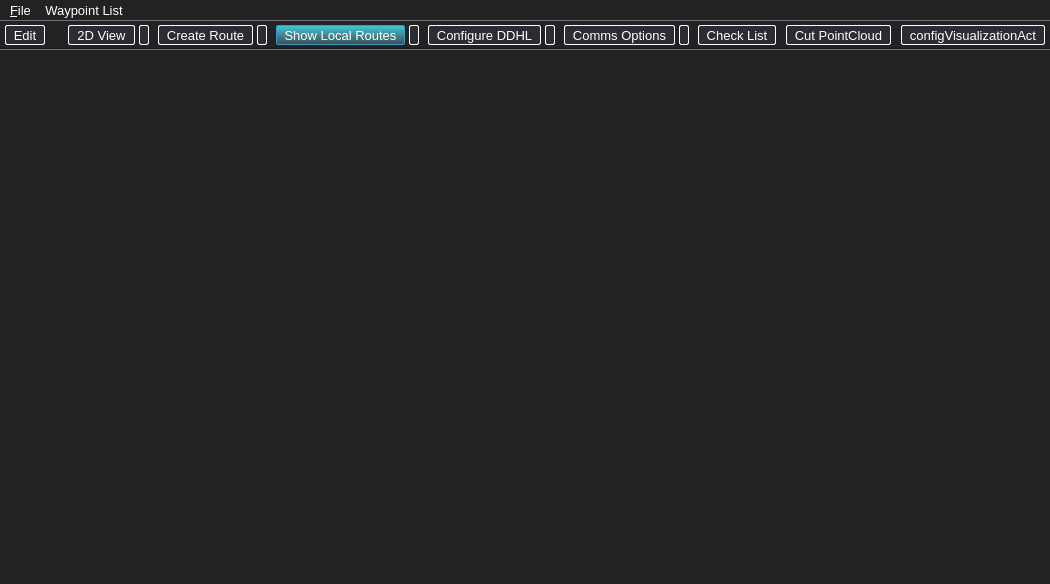
<?xml version="1.0" encoding="UTF-8"?>
<ui version="4.0">
 <class>MainWindowUi</class>
 <widget class="QMainWindow" name="MainWindowUi">
  <property name="geometry">
   <rect>
    <x>0</x>
    <y>0</y>
    <width>993</width>
    <height>584</height>
   </rect>
  </property>
  <property name="windowIcon">
   <iconset resource="../images.qrc">
    <normaloff>:/images/gcs-icon</normaloff>:/images/gcs-icon</iconset>
  </property>
  <property name="styleSheet">
   <string notr="true">QMainWindow::separator {
	background-color: #323235;
	width: 3px;
	height: 3px;
}

QMainWindow::separator:hover {
	background: blue;
}


QWidget {
	background-color: #222224;
	color: white;
	font-size: 10pt;
}

QWidget:focus
{
	border: 2px solid #379AC3;
	/*background-color: rgba(55, 154, 195, 80);*/
}


QLabel:disabled {
	color: grey;
}


QProgressBar {
	border: 1px solid #4A4A4F;
	border-radius: 4px;
	text-align: center;
	background-color: #111118;
}

QProgressBar::chunk {
	background-color: #3C7B9E;
}


QSpinBox,
QDoubleSpinBox,
QDateEdit,
QTimeEdit {
	background-color: #1E2929;
	border: 1px solid white;
	border-radius: 5px;
	selection-background-color: #379AC3;
}

QSpinBox:disabled,
QDoubleSpinBox:disabled,
QDateEdi:disabledt,
QTimeEdit:disabled  {
    border-color: grey;
	color: grey;
}

QDockWidget {
	border: 2px solid #66666B;
	border-radius: 1px;
}

QDockWidget::title {
	background-color: qlineargradient(x1: 0, y1: 0, x2: 0, y2: 1, stop: 0 #3F556A, stop: 1 #293645);    
	text-align: center;
	border-bottom: 2px solid #2C3A4A;
}

QDockWidget::close-button, 
QDockWidget::float-button {
	spacing: 1px;
	border: 1px solid transparent;
	border-radius: 2px;
	background: transparent;
	padding: 0px;
}

QDockWidget::close-button:hover, 
QDockWidget::float-button:hover {
	background: rgba(255, 255, 255, 10);
}

QDockWidget::close-button:pressed, 
QDockWidget::float-button:pressed {
	padding: 1px -1px -1px 1px;
}


QMenuBar::item {
    background-color: transparent;
}

QMenuBar::item:selected {
    background-color: #379AC3;
	border: 1px solid grey;
    border-bottom-color: transparent;
    border-top-left-radius: 4px;
    border-top-right-radius: 4px;
}

QMenuBar::item:disabled {
	color: grey;
}


QMenu {
	border: 1px solid #379AC3;
}

QMenu::separator {
	height: 1px;
	background: #379AC3;
	margin-top: 8px;
	margin-bottom: 4px;
	margin-left: 5px;
	margin-right: 5px;
 }

QMenu::item {
	padding: 2px 20px 2px 20px;
}

QMenu::item:disabled {
	color: grey;
}

QMenu::item:selected {
    background-color: #379AC3;
	border: 1px solid grey;
}


QToolButton {
	background-color: #2C2C34;
	border: 1px solid white;
	border-radius: 2px;
	margin: 1px;
	padding-left: 2px;
	padding-right: 2px;
}

QToolButton:disabled {
	border-color: grey;
}

QToolButton:checked {
	background-color: qlineargradient(x1: 0, y1: 0, x2: 0, y2: 1, stop: 0 #3FC9D7, stop: 1 #414B52);
	border-color: #379AC3;
}

QToolButton:checked:disabled {
	background-color: #898C90;
	border-color: grey;
}

QToolButton:pressed {
	background-color: qlineargradient(x1: 0, y1: 0, x2: 0, y2: 1, stop: 0 #bbbbbb, stop: 1 #b0b0b0);
	border-color: #379AC3;
}


QComboBox {
	background-color: #1E2929;
	color: white;
    border: 1px solid white;
    border-radius: 2px;
    padding: 1px 18px 1px 32px;
}

QComboBox:disabled {
	color: grey;
    border-color: grey;
}

QComboBox::separator {
	height: 1px;
	background: #379AC3;
	margin-left: 5px;
	margin-right: 5px;
}

QComboBox::item:disabled {
	color: grey;
}

QComboBox::item:selected {
    background-color: #379AC3;
}


QDialog {
	border: 1px solid white;
  	border-radius: 2px;
}


QTabWidget::pane {
	border: 1px solid white;
}


QTabBar {
	outline: none
}

QTabBar::tab {
    background-color: qlineargradient(x1: 0, y1: 0, x2: 0, y2: 1, stop: 0 #090909, stop: 1 #353535);
    border: 1px solid white;
    border-bottom-color: transparent;
    border-top-left-radius: 4px;
    border-top-right-radius: 4px;
    min-width: 8ex;
    padding: 2px;
}

QTabBar::tab:selected, QTabBar::tab:hover {
	background-color: #379AC3;
}

QTabBar::tab:!selected {
	margin-top: 2px;
}

QTabBar::tab:focus
{
	border: 1px solid #379AC3;
}


QToolTip {
    background-color: #3D5368;
    border: 1px solid #379AC3;
    border-radius: 2px;
    color: #DDDDDF;
}


QSlider {
    background-color: transparent;
}

QSlider::groove:horizontal {
     border: 1px solid #999999;
     height: 4px; 
     background: qlineargradient(x1:0, y1:0, x2:0, y2:1, stop:0 #4A4A4F, stop:1 #4A4A4F);
     margin: 2px 0;
 }

 QSlider::groove:disabled:horizontal {
     border: 1px solid #454545;
     height: 4px; 
     background: qlineargradient(x1:0, y1:0, x2:0, y2:1, stop:0 #4A4A4F, stop:1 #4A4A4F);
     margin: 2px 0;
 }

 QSlider::handle:horizontal {
     background-color: qlineargradient(x1: 0, y1: 0, x2: 0, y2: 1, stop: 0 #232228, stop: 1 #020208);
     border: 2px solid #379AC3;
     width: 18px;
     margin: -5px 0; 
     border-radius: 3px;
 }

 QSlider::handle:disabled:horizontal {
     background-color: qlineargradient(x1: 0, y1: 0, x2: 0, y2: 1, stop: 0 #535258, stop: 1 #050508);
     border: 2px solid #444444;
     width: 18px;
     margin: -5px 0;
     border-radius: 3px;
 }

 QSlider::groove:vertical {
     border: 1px solid #999999;
     width: 4px; 
     background: qlineargradient(x1:0, y1:0, x2:1, y2:0, stop:0 #4A4A4F, stop:1 #4A4A4F);
     margin: 2px 0;
 }

 QSlider::handle:vertical {
     background-color: qlineargradient(x1: 0, y1: 0, x2: 1, y2: 0, stop: 0 #232228, stop: 1 #020208);
     border: 2px solid #379AC3;
     height: 18px;
     margin: 0 -5px; 
     border-radius: 3px;
 }


QRadioButton{
    width: 13px;
    height: 13px;
    padding: 3px 3px 3px 3px;
	outline: none;
}

QRadioButton:disabled {
	color: grey;
	border-color: grey;
}

QRadioButton::indicator{
    border: 1px solid white;
    border-radius: 5px;
    color: white;
    width: 10px;
    height: 10px;
    margin: 2px 2px 2px 2px;
}

QRadioButton::indicator:disabled{
    color: grey;
	border-color: grey;
}

QRadioButton::indicator:checked {
    background-color: #379AC3;
}

QRadioButton::indicator:checked:disabled{
    color: grey;
	border-color: grey;
	background-color: grey;
}

QPlainTextEdit,
QTextEdit,
QLineEdit {
	background-color: #1E2929;
	/*border: 1px solid #777777;*/
	border: 1px solid white;
	/*border-radius: 2px;*/
	border-radius: 5px;
	selection-background-color: #379AC3;
}

QPlainTextEdit:disabled,
QTextEdit:disabled,
QLineEdit:disabled  {
	border-color: grey;
	color: grey;
}


QPushButton {
	border: 1px solid white;
	border-radius: 2px;
	background-color: qlineargradient(x1: 0, y1: 0, x2: 0, y2: 1, stop: 0 #59666f, stop: 1 #414B52);
	outline: none
}

QPushButton:disabled {
    color: grey;
}

QPushButton:checked {
	background-color: qlineargradient(x1: 0, y1: 0, x2: 0, y2: 1, stop: 0 #09A2B2, stop: 1 #414B52);
}

QPushButton:pressed {
	background-color: qlineargradient(x1: 0, y1: 0, x2: 0, y2: 1, stop: 0 #bbbbbb, stop: 1 #b0b0b0);
}


QTreeView,
QListView ,
QTableWidget{
	background: #1E2929;
	alternate-background-color: #223335;
	show-decoration-selected: 1;
}

QTreeView::item:!has-children:hover,
QListView::item:hover {
    background-color: #379AC3;
}

QTreeView::item:selected,
QListView::item:selected {
    background-color: #379AC3;
	border: 1px solid grey;
    border-right-color:transparent;
	border-left-color:transparent;
}

QTreeView::branch:!has-children:hover {
    background-color: #379AC3;
}

QTreeView::branch:selected {
    background-color: #379AC3;
	border: 1px solid grey;
    border-right-color:transparent;
	border-left-color:transparent;
}

QHeaderView::section {
    background-color: #221113;
	color: white;
	border: 1px solid #6c6c6c;
}

QHeaderView::section:checked
{
    background-color: darkgrey;
}

QHeaderView::section:disabled {
	color: grey;
}

QCheckBox {
    color: #DDDDDF;
    padding: 3px 3px 3px 3px;
}

/*
QCheckBox::indicator{
    border: 1px solid white;
    border-radius: 1px;
    color: #FFFFFF;
    width: 10px;
    height: 10px;
    margin: 2px 2px 2px 2px
}

QCheckBox::indicator:unchecked:pressed {
    background-color: #286e08;
}

QCheckBox::indicator:checked {
    background-color: #49c70f;
}

QCheckBox::indicator:checked:pressed {
    background-color: #AAAAAA;
}
*/

QGroupBox {
    border: 1px solid #66666B;
    border-radius: 3px;
    padding: 0px 0px 0px 0px;
    margin-top: 2ex;
    margin-bottom: 1ex;
}

QGroupBox::title {
     subcontrol-origin: margin;
     subcontrol-position: top center;
     margin: 0 3px 0px 3px;
     padding: 0 3px 0px 0px;
     font: bold 8px;
     color: #DDDDDF;
 }


QGCToolWidgetItem {
	border: 1px solid #66666B;
	border-radius: 3px;
	padding: 10px 0px 0px 0px;
	margin-top: 1ex;
 }


QSplitter::handle:horizontal {
	background-color: qlineargradient(spread:pad, x1:0, y1:0, x2:0, y2:1, 
		stop:0 rgba(255, 255, 255, 0), 
		stop:0.407273 rgba(200, 200, 200, 255), 
		stop:0.4825 rgba(101, 104, 113, 235), 
		stop:0.6 rgba(255, 255, 255, 0)
		);
}

QSplitter::handle:vertical {
	background-color: qlineargradient(spread:pad, x1:0, y1:0, x2:1, y2:0, 
		stop:0 rgba(255, 255, 255, 0), 
		stop:0.407273 rgba(200, 200, 200, 255), 
		stop:0.4825 rgba(101, 104, 113, 235), 
		stop:0.6 rgba(255, 255, 255, 0)
		);
}</string>
  </property>
  <property name="dockOptions">
   <set>QMainWindow::AllowNestedDocks|QMainWindow::AnimatedDocks</set>
  </property>
  <widget class="QWidget" name="centralwidget">
   <layout class="QVBoxLayout" name="verticalLayout">
    <property name="spacing">
     <number>0</number>
    </property>
    <property name="leftMargin">
     <number>0</number>
    </property>
    <property name="topMargin">
     <number>0</number>
    </property>
    <property name="rightMargin">
     <number>0</number>
    </property>
    <property name="bottomMargin">
     <number>0</number>
    </property>
    <item>
     <widget class="QWidget" name="mapW" native="true">
      <layout class="QVBoxLayout" name="verticalLayout_2">
       <property name="spacing">
        <number>0</number>
       </property>
       <property name="leftMargin">
        <number>0</number>
       </property>
       <property name="topMargin">
        <number>0</number>
       </property>
       <property name="rightMargin">
        <number>0</number>
       </property>
       <property name="bottomMargin">
        <number>0</number>
       </property>
      </layout>
     </widget>
    </item>
   </layout>
  </widget>
  <widget class="QMenuBar" name="menubar">
   <property name="geometry">
    <rect>
     <x>0</x>
     <y>0</y>
     <width>993</width>
     <height>21</height>
    </rect>
   </property>
   <widget class="QMenu" name="fileMenu">
    <property name="title">
     <string>&amp;File</string>
    </property>
    <property name="separatorsCollapsible">
     <bool>true</bool>
    </property>
    <property name="toolTipsVisible">
     <bool>true</bool>
    </property>
    <addaction name="separator"/>
    <addaction name="separator"/>
    <addaction name="quitAct"/>
   </widget>
   <widget class="QMenu" name="menuRoute">
    <property name="title">
     <string>Waypoint List</string>
    </property>
    <addaction name="saveCurrWptsListAct"/>
    <addaction name="saveAsCurrWptsListAct"/>
    <addaction name="loadAssocWptsListAct"/>
    <addaction name="separator"/>
    <addaction name="enableAutoHeadingAct"/>
   </widget>
   <addaction name="fileMenu"/>
   <addaction name="menuRoute"/>
  </widget>
  <widget class="QToolBar" name="editBar">
   <property name="windowTitle">
    <string>Edit Actions</string>
   </property>
   <property name="movable">
    <bool>false</bool>
   </property>
   <property name="allowedAreas">
    <set>Qt::TopToolBarArea</set>
   </property>
   <property name="iconSize">
    <size>
     <width>22</width>
     <height>22</height>
    </size>
   </property>
   <property name="floatable">
    <bool>false</bool>
   </property>
   <attribute name="toolBarArea">
    <enum>TopToolBarArea</enum>
   </attribute>
   <attribute name="toolBarBreak">
    <bool>false</bool>
   </attribute>
   <addaction name="editModeAct"/>
   <addaction name="separator"/>
  </widget>
  <widget class="QToolBar" name="viewModeBar">
   <property name="windowTitle">
    <string>toolBar</string>
   </property>
   <property name="movable">
    <bool>false</bool>
   </property>
   <property name="iconSize">
    <size>
     <width>22</width>
     <height>22</height>
    </size>
   </property>
   <attribute name="toolBarArea">
    <enum>TopToolBarArea</enum>
   </attribute>
   <attribute name="toolBarBreak">
    <bool>false</bool>
   </attribute>
   <addaction name="mapTwoDViewAct"/>
   <addaction name="mapThreeDViewAct"/>
  </widget>
  <widget class="QToolBar" name="editionBar">
   <property name="windowTitle">
    <string>Waypoints Actions</string>
   </property>
   <property name="movable">
    <bool>false</bool>
   </property>
   <property name="allowedAreas">
    <set>Qt::TopToolBarArea</set>
   </property>
   <property name="iconSize">
    <size>
     <width>22</width>
     <height>22</height>
    </size>
   </property>
   <property name="floatable">
    <bool>false</bool>
   </property>
   <attribute name="toolBarArea">
    <enum>TopToolBarArea</enum>
   </attribute>
   <attribute name="toolBarBreak">
    <bool>false</bool>
   </attribute>
   <addaction name="creatingRouteAct"/>
   <addaction name="editingRouteAct"/>
   <addaction name="editingLoadedHomeAct"/>
   <addaction name="measuringDistancesAct"/>
  </widget>
  <widget class="QToolBar" name="visualBar">
   <property name="windowTitle">
    <string>Visual Actions</string>
   </property>
   <property name="movable">
    <bool>false</bool>
   </property>
   <property name="allowedAreas">
    <set>Qt::TopToolBarArea</set>
   </property>
   <property name="iconSize">
    <size>
     <width>22</width>
     <height>22</height>
    </size>
   </property>
   <property name="floatable">
    <bool>false</bool>
   </property>
   <attribute name="toolBarArea">
    <enum>TopToolBarArea</enum>
   </attribute>
   <attribute name="toolBarBreak">
    <bool>false</bool>
   </attribute>
   <addaction name="showLocalRoutesAct"/>
   <addaction name="showLoadedRoutesAct"/>
  </widget>
  <widget class="QToolBar" name="DDHLBar">
   <property name="windowTitle">
    <string>DDHL Comms Actions</string>
   </property>
   <property name="movable">
    <bool>false</bool>
   </property>
   <property name="iconSize">
    <size>
     <width>22</width>
     <height>22</height>
    </size>
   </property>
   <property name="floatable">
    <bool>false</bool>
   </property>
   <attribute name="toolBarArea">
    <enum>TopToolBarArea</enum>
   </attribute>
   <attribute name="toolBarBreak">
    <bool>false</bool>
   </attribute>
   <addaction name="configDDHLAct"/>
   <addaction name="downloadDDHLAct"/>
   <addaction name="uploadDDHLAct"/>
   <addaction name="loadInspectionPlanAct"/>
  </widget>
  <widget class="QToolBar" name="connectionBar">
   <property name="windowTitle">
    <string>Connection Actions</string>
   </property>
   <property name="movable">
    <bool>false</bool>
   </property>
   <property name="allowedAreas">
    <set>Qt::TopToolBarArea</set>
   </property>
   <property name="iconSize">
    <size>
     <width>22</width>
     <height>22</height>
    </size>
   </property>
   <property name="floatable">
    <bool>false</bool>
   </property>
   <attribute name="toolBarArea">
    <enum>TopToolBarArea</enum>
   </attribute>
   <attribute name="toolBarBreak">
    <bool>false</bool>
   </attribute>
   <addaction name="commsOptionsAct"/>
   <addaction name="connectAct"/>
   <addaction name="disconnectAct"/>
  </widget>
  <widget class="QToolBar" name="checkBar">
   <property name="windowTitle">
    <string>toolBar_2</string>
   </property>
   <property name="movable">
    <bool>false</bool>
   </property>
   <property name="iconSize">
    <size>
     <width>22</width>
     <height>22</height>
    </size>
   </property>
   <property name="floatable">
    <bool>false</bool>
   </property>
   <attribute name="toolBarArea">
    <enum>TopToolBarArea</enum>
   </attribute>
   <attribute name="toolBarBreak">
    <bool>false</bool>
   </attribute>
   <addaction name="checklistAct"/>
  </widget>
  <widget class="QToolBar" name="cutCloudBar">
   <property name="windowTitle">
    <string>toolBar</string>
   </property>
   <property name="movable">
    <bool>false</bool>
   </property>
   <property name="floatable">
    <bool>false</bool>
   </property>
   <attribute name="toolBarArea">
    <enum>TopToolBarArea</enum>
   </attribute>
   <attribute name="toolBarBreak">
    <bool>false</bool>
   </attribute>
   <addaction name="cutCloudAct"/>
  </widget>
  <widget class="QToolBar" name="configVizBar">
   <property name="windowTitle">
    <string>toolBar</string>
   </property>
   <property name="movable">
    <bool>false</bool>
   </property>
   <property name="floatable">
    <bool>false</bool>
   </property>
   <attribute name="toolBarArea">
    <enum>TopToolBarArea</enum>
   </attribute>
   <attribute name="toolBarBreak">
    <bool>false</bool>
   </attribute>
   <addaction name="configVisualizationAct"/>
  </widget>
  <action name="quitAct">
   <property name="text">
    <string>Quit</string>
   </property>
   <property name="toolTip">
    <string>Quit from application</string>
   </property>
   <property name="shortcut">
    <string>Ctrl+Q</string>
   </property>
  </action>
  <action name="editModeAct">
   <property name="checkable">
    <bool>true</bool>
   </property>
   <property name="icon">
    <iconset resource="../images.qrc">
     <normaloff>:/images/pencil</normaloff>
     <normalon>:/images/lock</normalon>:/images/pencil</iconset>
   </property>
   <property name="text">
    <string>Edit</string>
   </property>
   <property name="toolTip">
    <string>Enable/Disable edition mode</string>
   </property>
  </action>
  <action name="creatingRouteAct">
   <property name="checkable">
    <bool>true</bool>
   </property>
   <property name="icon">
    <iconset resource="../images.qrc">
     <normaloff>:/images/add-route</normaloff>:/images/add-route</iconset>
   </property>
   <property name="text">
    <string>Create Route</string>
   </property>
   <property name="toolTip">
    <string>Create a new route</string>
   </property>
  </action>
  <action name="editingRouteAct">
   <property name="checkable">
    <bool>true</bool>
   </property>
   <property name="icon">
    <iconset resource="../images.qrc">
     <normaloff>:/images/edit-route</normaloff>:/images/edit-route</iconset>
   </property>
   <property name="text">
    <string>Edit Route</string>
   </property>
   <property name="toolTip">
    <string>Edit the current route</string>
   </property>
  </action>
  <action name="editingLoadedHomeAct">
   <property name="checkable">
    <bool>true</bool>
   </property>
   <property name="icon">
    <iconset resource="../images.qrc">
     <normaloff>:/images/home-edit</normaloff>:/images/home-edit</iconset>
   </property>
   <property name="text">
    <string>Edit Loaded Home</string>
   </property>
   <property name="toolTip">
    <string>Edit the loaded home</string>
   </property>
  </action>
  <action name="measuringDistancesAct">
   <property name="checkable">
    <bool>true</bool>
   </property>
   <property name="icon">
    <iconset resource="../images.qrc">
     <normaloff>:/images/measure</normaloff>:/images/measure</iconset>
   </property>
   <property name="text">
    <string>Measure distance</string>
   </property>
   <property name="toolTip">
    <string>Measure the distance between two points</string>
   </property>
  </action>
  <action name="configDDHLAct">
   <property name="icon">
    <iconset resource="../images.qrc">
     <normaloff>:/images/ddhl-config</normaloff>:/images/ddhl-config</iconset>
   </property>
   <property name="text">
    <string>Configure DDHL</string>
   </property>
   <property name="toolTip">
    <string>Configure DDHL Communications</string>
   </property>
  </action>
  <action name="connectAct">
   <property name="icon">
    <iconset resource="../images.qrc">
     <normaloff>:/images/connect</normaloff>:/images/connect</iconset>
   </property>
   <property name="text">
    <string>Connect</string>
   </property>
   <property name="toolTip">
    <string>Connect to selected device</string>
   </property>
  </action>
  <action name="disconnectAct">
   <property name="icon">
    <iconset resource="../images.qrc">
     <normaloff>:/images/disconnect</normaloff>:/images/disconnect</iconset>
   </property>
   <property name="text">
    <string>Disconnect</string>
   </property>
   <property name="toolTip">
    <string>Disconnect from selected device</string>
   </property>
  </action>
  <action name="showLocalRoutesAct">
   <property name="checkable">
    <bool>true</bool>
   </property>
   <property name="checked">
    <bool>true</bool>
   </property>
   <property name="icon">
    <iconset resource="../images.qrc">
     <normaloff>:/images/local-route-white</normaloff>:/images/local-route-white</iconset>
   </property>
   <property name="text">
    <string>Show Local Routes</string>
   </property>
   <property name="toolTip">
    <string>Show local routes</string>
   </property>
  </action>
  <action name="showLoadedRoutesAct">
   <property name="checkable">
    <bool>true</bool>
   </property>
   <property name="checked">
    <bool>true</bool>
   </property>
   <property name="icon">
    <iconset resource="../images.qrc">
     <normaloff>:/images/loaded-route-white</normaloff>:/images/loaded-route-white</iconset>
   </property>
   <property name="text">
    <string>Show Loaded Routes</string>
   </property>
   <property name="toolTip">
    <string>Show loaded routes</string>
   </property>
  </action>
  <action name="commsOptionsAct">
   <property name="icon">
    <iconset resource="../images.qrc">
     <normaloff>:/images/config</normaloff>:/images/config</iconset>
   </property>
   <property name="text">
    <string>Comms Options...</string>
   </property>
   <property name="toolTip">
    <string>Show communications options</string>
   </property>
  </action>
  <action name="mapTwoDViewAct">
   <property name="checkable">
    <bool>true</bool>
   </property>
   <property name="icon">
    <iconset resource="../images.qrc">
     <normaloff>:/images/2d-view</normaloff>:/images/2d-view</iconset>
   </property>
   <property name="text">
    <string>2D View</string>
   </property>
   <property name="toolTip">
    <string>Change Camera to 2D View</string>
   </property>
  </action>
  <action name="mapThreeDViewAct">
   <property name="checkable">
    <bool>true</bool>
   </property>
   <property name="icon">
    <iconset resource="../images.qrc">
     <normaloff>:/images/3d-view</normaloff>:/images/3d-view</iconset>
   </property>
   <property name="text">
    <string>3D View</string>
   </property>
   <property name="toolTip">
    <string>Change camera to 3D View</string>
   </property>
  </action>
  <action name="downloadDDHLAct">
   <property name="icon">
    <iconset resource="../images.qrc">
     <normaloff>:/images/download-icon</normaloff>:/images/download-icon</iconset>
   </property>
   <property name="text">
    <string>Download data from DDHL</string>
   </property>
   <property name="toolTip">
    <string>Download data from DDHL</string>
   </property>
  </action>
  <action name="checklistAct">
   <property name="icon">
    <iconset resource="../images.qrc">
     <normaloff>:/images/checklist</normaloff>:/images/checklist</iconset>
   </property>
   <property name="text">
    <string>Check List  </string>
   </property>
   <property name="toolTip">
    <string>Check List </string>
   </property>
  </action>
  <action name="uploadDDHLAct">
   <property name="icon">
    <iconset resource="../images.qrc">
     <normaloff>:/images/upload-icon</normaloff>:/images/upload-icon</iconset>
   </property>
   <property name="text">
    <string>Upload data to DDHL</string>
   </property>
   <property name="toolTip">
    <string>Upload data to DDHL</string>
   </property>
  </action>
  <action name="loadInspectionPlanAct">
   <property name="icon">
    <iconset resource="../images.qrc">
     <normaloff>:/images/server-upload</normaloff>:/images/server-upload</iconset>
   </property>
   <property name="text">
    <string>Load Inspection Plan</string>
   </property>
   <property name="toolTip">
    <string>Load Inspection Plan</string>
   </property>
  </action>
  <action name="cutCloudAct">
   <property name="checkable">
    <bool>true</bool>
   </property>
   <property name="icon">
    <iconset resource="../images.qrc">
     <normaloff>:/images/cloud-cut</normaloff>:/images/cloud-cut</iconset>
   </property>
   <property name="text">
    <string>Cut PointCloud</string>
   </property>
   <property name="toolTip">
    <string>Cut PointCloud</string>
   </property>
  </action>
  <action name="configVisualizationAct">
   <property name="icon">
    <iconset resource="../images.qrc">
     <normaloff>:/images/config-visualiz</normaloff>:/images/config-visualiz</iconset>
   </property>
   <property name="text">
    <string>configVisualizationAct</string>
   </property>
   <property name="toolTip">
    <string>Configure Visualization Parameters</string>
   </property>
  </action>
  <action name="saveCurrWptsListAct">
   <property name="text">
    <string>Save Current Wpts List</string>
   </property>
  </action>
  <action name="loadAssocWptsListAct">
   <property name="text">
    <string>Load Associated Wpts List</string>
   </property>
  </action>
  <action name="saveAsCurrWptsListAct">
   <property name="text">
    <string>Save Current Wpts List As ...</string>
   </property>
  </action>
  <action name="enableAutoHeadingAct">
   <property name="text">
    <string>Manage Auto Heading</string>
   </property>
  </action>
 </widget>
 <resources>
  <include location="../images.qrc"/>
 </resources>
 <connections/>
</ui>
